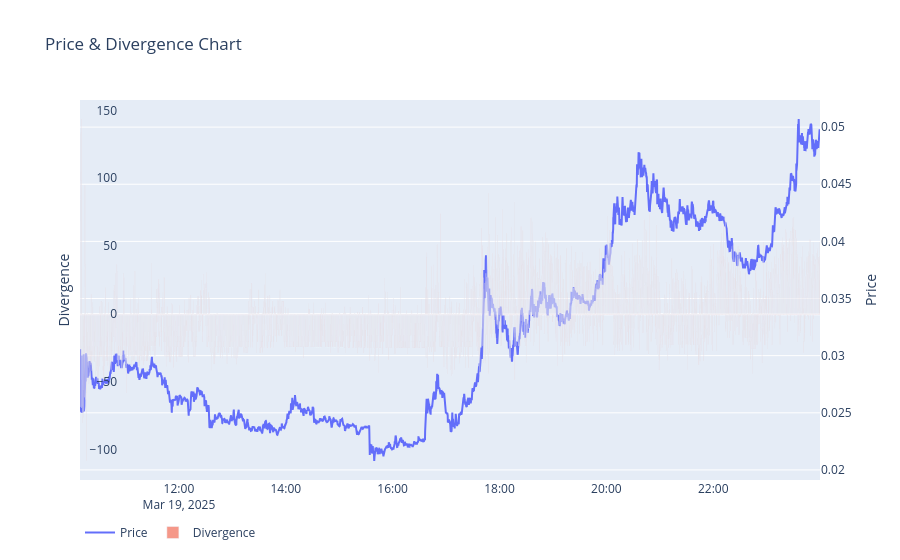

Source (notebook cell):
### Code cell
divergence_plot(arb_stats)

### Figure 1 — Plotly figure (JSON) as saved in the notebook; plotly's stock layout.template omitted (floating-point values rounded to 4 significant figures; data arrays with more than 128 entries replaced by an {"elided": "..."} marker saying what was removed)
{"data": [{"line": {"width": 2}, "mode": "lines", "name": "Price", "type": "scatter", "x": {"elided": "4986 str values"}, "y": {"elided": "4986 float values"}}, {"name": "Divergence", "opacity": 0.6, "type": "bar", "x": {"elided": "4986 str values"}, "y": {"elided": "4986 float values"}, "yaxis": "y2"}], "layout": {"autosize": true, "bargap": 0, "legend": {"orientation": "h"}, "title": {"text": "Price & Divergence Chart"}, "xaxis": {"autorange": true, "range": ["2025-03-19 10:08:55", "2025-03-19 23:59:55"], "rangeslider": {"visible": false, "yaxis": {}}, "type": "date"}, "yaxis": {"autorange": true, "range": [0.01912, 0.05237], "side": "right", "title": {"text": "Price"}, "type": "linear"}, "yaxis2": {"anchor": "free", "autorange": true, "overlaying": "y", "position": 0.05, "range": [-121.9, 157.6], "showgrid": false, "side": "left", "title": {"text": "Divergence"}, "type": "linear"}}}
